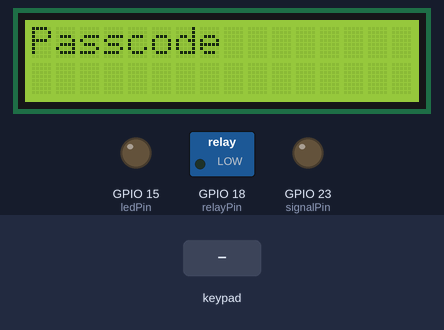
A sketch run on a simulated ESP32. On the bench: 16×2 character LCD, switched loads named in the sketch (green lamp = pin HIGH), output pins drawn as LEDs (lit = HIGH). The test bench sets the inputs (shaded band).

Above: at 1.2 s.
1.3 s: keypad keys B 0 9 C pressed 0.4 s apart
At 1.5 s:
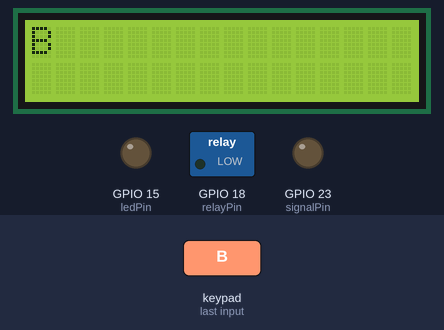
At 3.2 s:
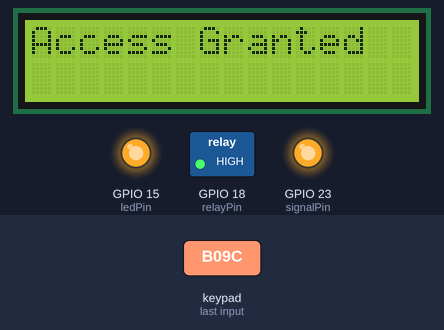
Timing chart, 0 to 4.7 s (numbered marks = the images above; inputs shaded):
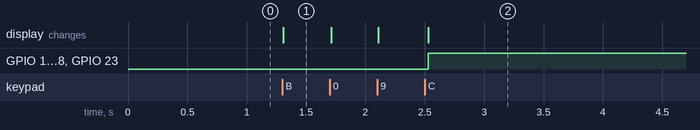

The sketch:

Passcode.ino
```cpp
#include <Keypad.h>
#include <Wire.h>
#include <LiquidCrystal_I2C.h>

// Pin connected to the relay
const int relayPin = 18;  // Using GPIO 18 for relay control
const int ledPin = 15;    // Pin connected to the green LED
const int signalPin = 23; // Added GPIO 23 for additional signal
bool locked = true;

// Initialize the LCD with I2C address
LiquidCrystal_I2C lcd(0x3F, 16, 2);

const byte ROWS = 4;
const byte COLS = 4;

byte rowPins[ROWS] = {13, 12, 14, 27}; // four rows
byte colPins[COLS] = {26, 25, 33, 32}; // four columns

char keys[4][4] = {
    {'1', '2', '3', 'A'},
    {'4', '5', '6', 'B'},
    {'7', '8', '9', 'C'},
    {'*', '0', '#', 'D'}};

Keypad keypad = Keypad(makeKeymap(keys), rowPins, colPins, ROWS, COLS);

// Variables to store input
String inputCode = "";       // To store the entered code
String correctCode = "B09C"; // Correct passcode

void setup()
{
    Serial.begin(115200);
    pinMode(ledPin, OUTPUT);
    pinMode(relayPin, OUTPUT);
    pinMode(signalPin, OUTPUT); // Set pin 23 as output

    digitalWrite(relayPin, LOW);  // Ensure the relay is initially off
    digitalWrite(ledPin, LOW);    // Ensure LED is off
    digitalWrite(signalPin, LOW); // Ensure signalPin is initially off

    Wire.begin(21, 22);
    lcd.init();
    lcd.backlight();

    lcd.setCursor(0, 0);
    lcd.print("Passcode"); // Initial display
}

void loop()
{
    if (locked)
    {
        char key = keypad.getKey(); // Get key press from keypad

        if (key != NO_KEY)
        {
            inputCode += key; // Append the key to the entered code
            lcd.clear();
            lcd.setCursor(0, 0);
            lcd.print(inputCode); // Display the entered keys

            // When 4 characters are entered, check the code
            if (inputCode.length() == 4)
            {
                if (inputCode == correctCode)
                {
                    lcd.clear();
                    lcd.setCursor(0, 0);
                    lcd.print("Access Granted");
                    locked = false;
                }
                else
                {
                    lcd.clear();
                    lcd.setCursor(0, 0);
                    lcd.print("Incorrect Seq");

                    delay(3000); // Show "Incorrect Sequence" for 3 seconds

                    // Reset the LCD display
                    lcd.clear();
                    lcd.setCursor(0, 0);
                    lcd.print("Passcode");
                }
                // Reset the inputCode for the next attempt
                inputCode = "";
            }
        }
    }
    else
    {
        // Turn on the relay and the LED
        digitalWrite(relayPin, HIGH);
        digitalWrite(ledPin, HIGH);
        digitalWrite(signalPin, HIGH); // Activate pin 23 as well
    }
}
```

Measured:
- after the input at 1.3 s, GPIO 15 (ledPin), GPIO 18 (relayPin), GPIO 23 (signalPin): LOW → HIGH after 1.2 s; the display: changes at once (image 1)
